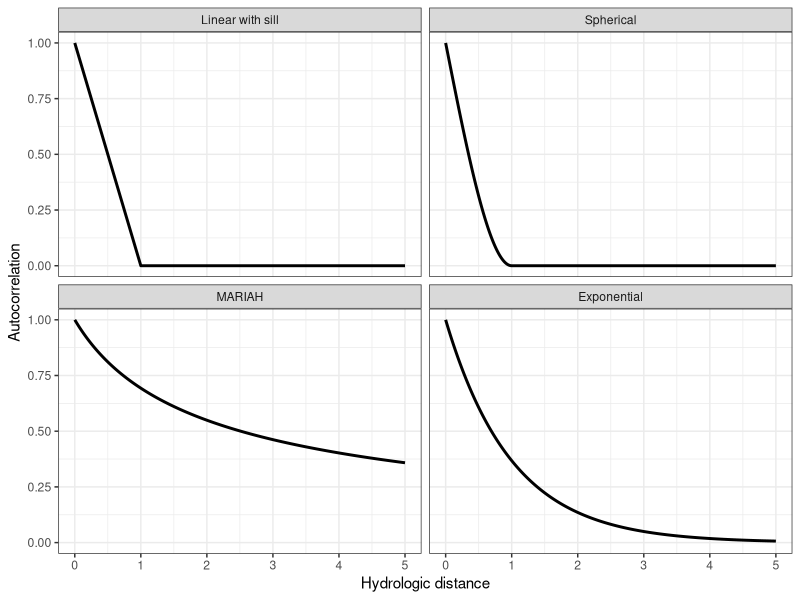
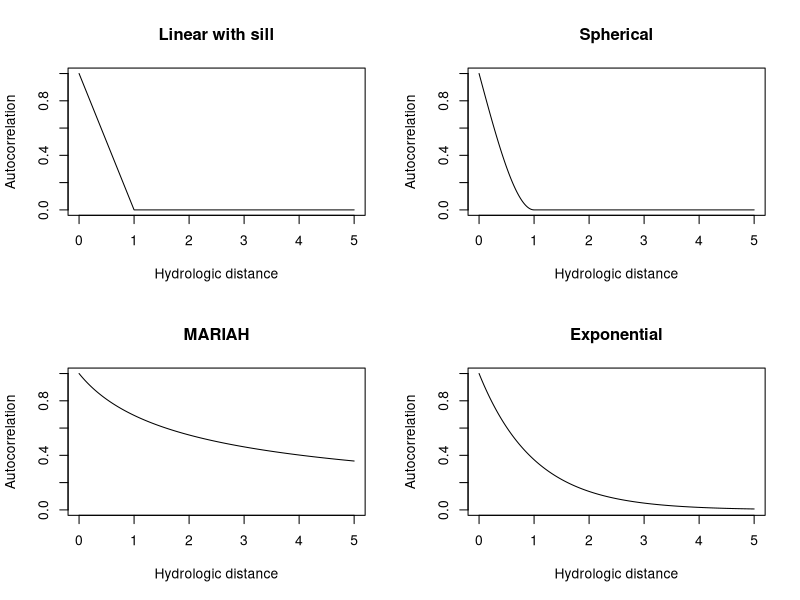
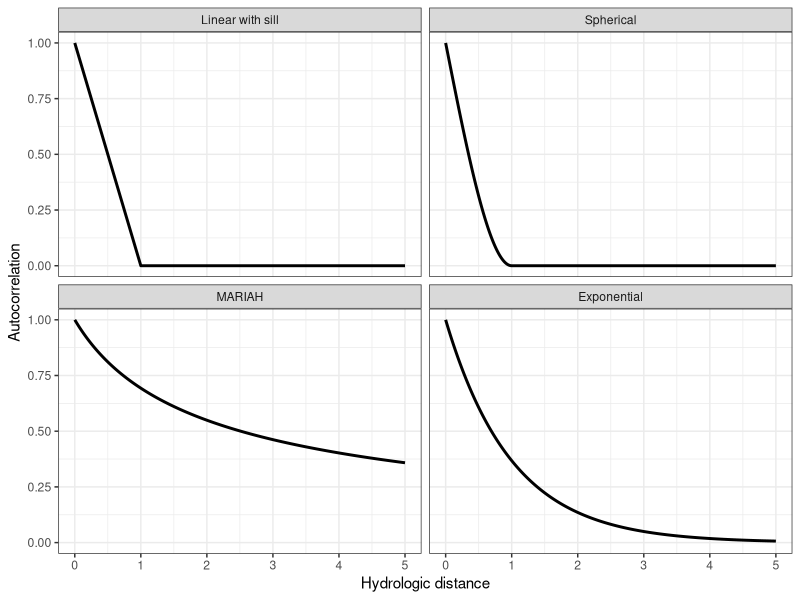

The R script that drew these images, in order:
library(reshape2)
library(plyr)
library(ggplot2)

t <- data.frame(h = seq(0,5,.01))
t$ls <- ifelse(t$h < 1, 1-t$h, 0)
t$s <- ifelse(t$h < 1, 1-(3/2)*t$h+(1/2)*t$h^3, 0)
t$m <- ifelse(t$h == 0, 1, log(t$h +1)/t$h)
t$e <- exp(-t$h)

tm <- melt(t, id.vars = c('h'))
tm$variable <- mapvalues(tm$variable, from = c('ls','s','m','e'), to = c('Linear with sill', 'Spherical', 'MARIAH', 'Exponential'))

#Plot with base graphics
png('AutoCorFunPlots.png', width = 8, height = 6, units = "in", res = 300)
par(mfrow=c(2,2))
plot(t$h,t$ls,type="l",main="Linear with sill",ylim=c(0,1),xlab="Hydrologic distance",ylab='Autocorrelation')
plot(t$h, t$s,type = "l",main="Spherical",ylim=c(0,1),xlab="Hydrologic distance",ylab='Autocorrelation')
plot(t$h, t$m,type = "l",main="MARIAH",ylim=c(0,1),xlab="Hydrologic distance",ylab='Autocorrelation')
plot(t$h, t$e,type="l",main="Exponential",ylim=c(0,1),xlab="Hydrologic distance",ylab='Autocorrelation')
dev.off()

#Same plot with ggplot
p <- ggplot(tm) 
p + geom_line(aes(h, value), size = 1) + 
  facet_wrap(~ variable) + 
  xlab("Hydrologic distance") +
  ylab("Autocorrelation") + 
  theme_bw()
ggsave("AutoCorFunPlots_ggplot.png", width = 8, height = 6, units = "in")


